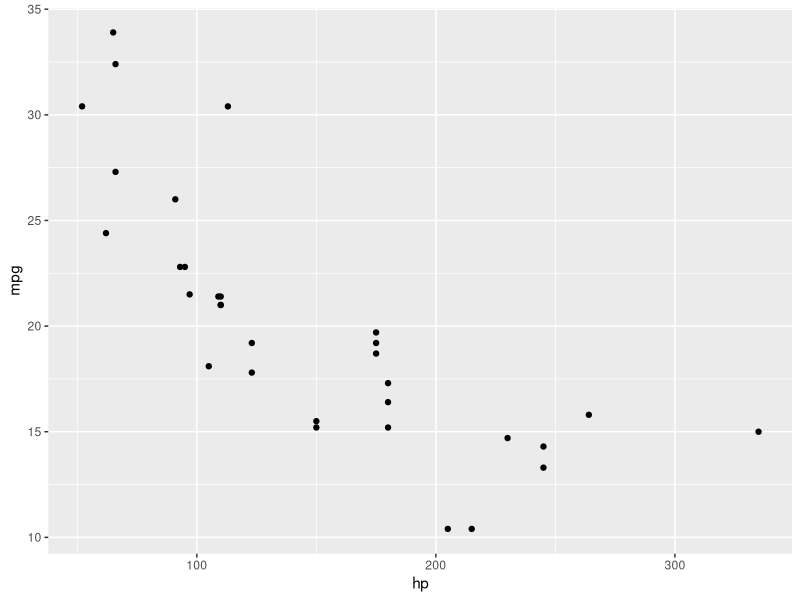
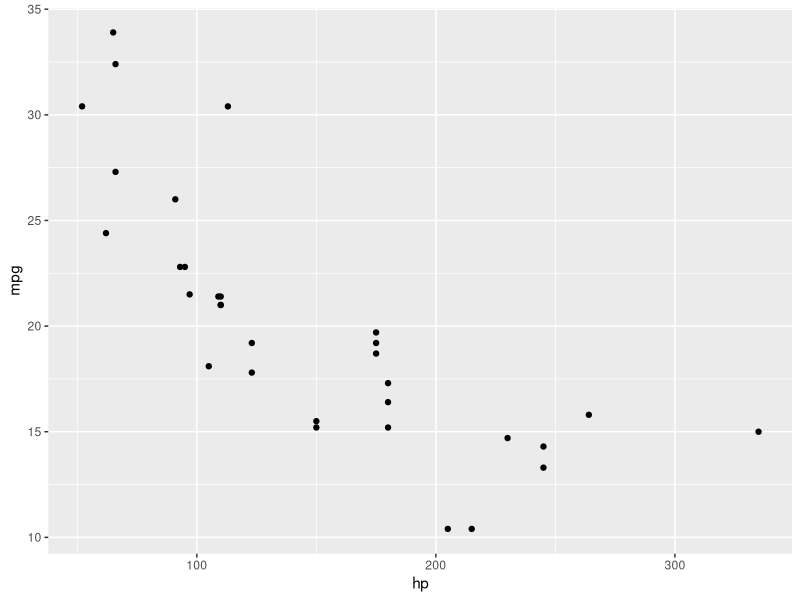

Recreate these plots in R, in order.
## ---- chunk 1
#| echo: false
#| fig-width: 6.5
#| fig-heigh: 3.9

library(ggplot2)

ggplot(
  aes(x = hp, y = mpg),
  data = mtcars
) +
  geom_point()

## ---- chunk 2
#| echo: false

library(ggplot2)

ggplot(
  aes(x = hp, y = mpg),
  data = mtcars
) +
  geom_point()

